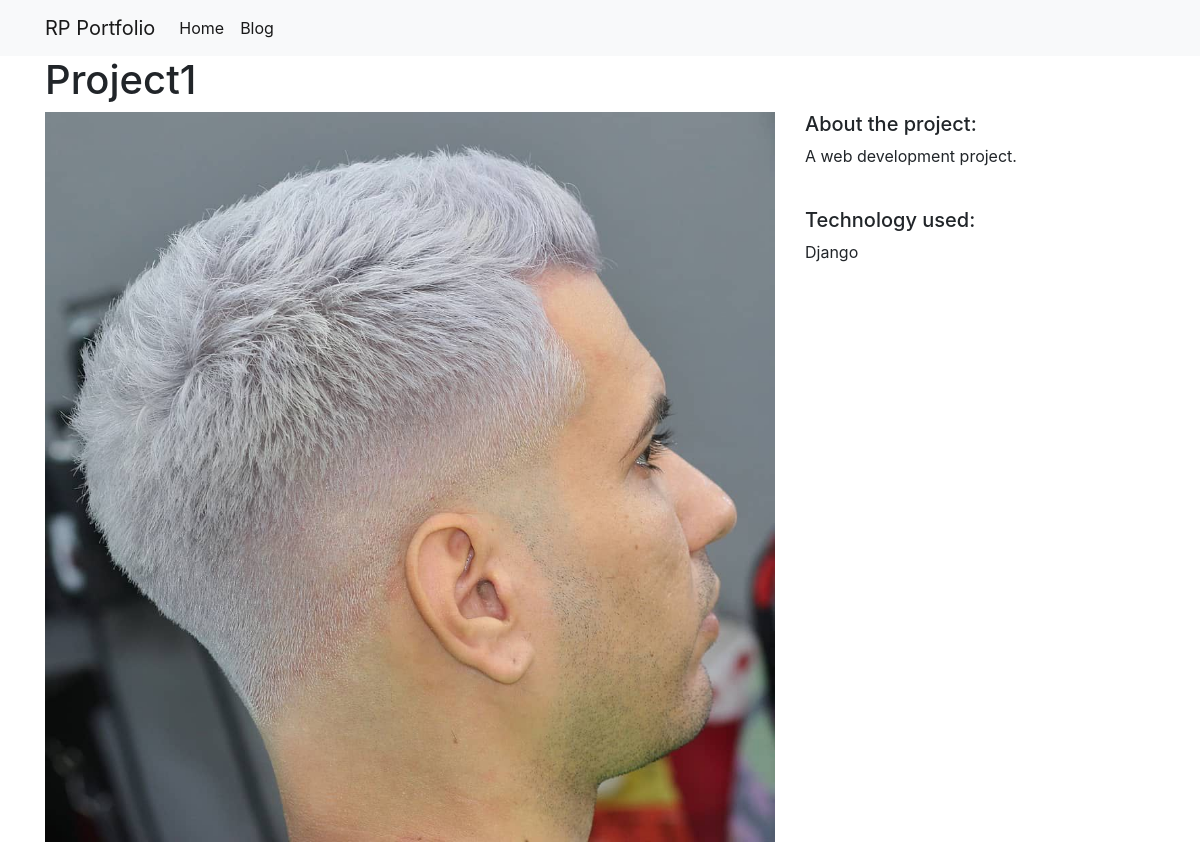
/projects/1, run on the app's committed database.
### projects/models.py (models this page shows)
class Project(models.Model):
    title = models.CharField(max_length=150)
    description = models.TextField()
    technology = models.CharField(max_length=40)
    image = models.FilePathField(path="/img")

### projects/views.py (the view)
# urls.py: path("<int:pkey>",views.project_detail, name='project_detail'),
def project_detail(request,pkey):
    proj = Project.objects.get(pk=pkey)
    context = {
        'project' : proj,
    }
    return render(request, 'project_detail.html', context)

### projects/templates/project_detail.html
{% extends "base.html" %}
{% load static %}
{% block page_content %}
<h1>{{ project.title }}</h1>
<div class="row">
    <div class="col-md-8">
        <img src="{% static 'img/art1.jpg' %}" alt="" width="100%">
    </div>
    <div class="col-md-4">
        <h5>About the project:</h5>
        <p>{{ project.description }}</p>
        <br>
        <h5>Technology used:</h5>
        <p>{{ project.technology }}</p>
    </div>
</div>
{% endblock %}

### data on the page
Project: title "Project1", description "A web development project.", technology "Django"
